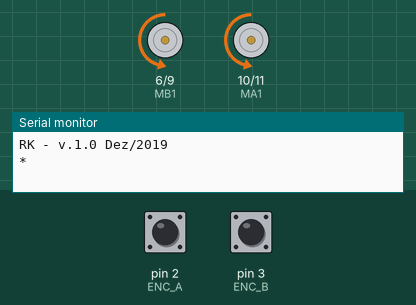
This sketch was run on a simulated Arduino Uno, built with avr-gcc and run on an emulated ATmega328P. Parts: motor-driver pin pairs drawn as motors (green arrow = first pin HIGH = forward, orange = second pin HIGH = backward, longer = more drive), the last lines printed to the serial monitor. Inputs (shaded band) come from the test bench; at power-on: pin 2 (ENC_A) HIGH, pin 3 (ENC_B) HIGH.

Above: at 1.5 s.
At 3.5 s:
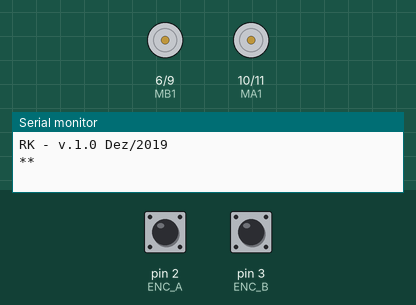
Timing chart, 0 to 5.2 s (numbered marks = the images above):
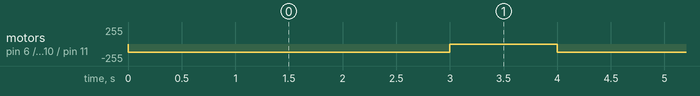

Measured:
- by itself, motor on pin 6 (MB1) / pin 9 (MB2), motor on pin 10 (MA1) / pin 11 (MA2): alternates backward 123/255 for 3.0 s and stopped for 1.0 s

The sketch:

teste_Shield_Rk_v1_MOT.ino
```cpp
/* Sketch:   teste_Shield_Rk_v1_MOT
   Objetivo: movimentar RK com comandos simples: mover(), virar()
   Por:      Prof. Cláudio
   Em:       16.12.2019 - IFG - Campus Goiânia - Datum               */

#include "Rkmotor.h"       // comandos de movimentação do Rk
#include "RKbuzledultra.h"

void setup() {
  pinMode(MA1, OUTPUT); pinMode(MA2, OUTPUT);
  pinMode(MB1, OUTPUT); pinMode(MB2, OUTPUT);
  pinMode(ENC_A, INPUT_PULLUP); pinMode(ENC_B, INPUT_PULLUP);
  attachInterrupt(digitalPinToInterrupt(ENC_A), motorA, RISING);    // interrupção gerada pelo Encoder do motor 'A'
  attachInterrupt(digitalPinToInterrupt(ENC_B), motorB, RISING);    // interrupção gerada pelo Encoder do motor 'B'
  //pararMotor('*');                                                  // desliga ambos motores
  furosA = furosB = 0;
  Serial.begin(9600);
  Serial.println("RK - v.1.0 Dez/2019\n");
}

void loop() {
  led(VERM, HIGH);
  Serial.print("*");
  avancar();
  esperar(3);
  led(VERM, LOW);
  Serial.println("*");
  /*esquerda(); esperar(1);
  direita();
  esperar(1);
  pararMotor('*');
  fim();*/
  pararMotor('*');
  esperar(1.);
}
```

RKmotor.h
```cpp
/* RKmotor.h - Arquivo cabeçalho para o roboKAW (RK)
   Procedimentos básicos do robô: mover, virar, pararMotor, ...
   22.10.2018 - Prof. Cláudio A. Fleury */

#define MA1           10              // polo 1 do Motor 'A'
#define MA2           11              // polo 2 do Motor 'A'
#define MB1           6               // polo 1 do Motor 'B'
#define MB2           9               // polo 2 do Motor 'B'
#define ENC_A         2               // pino da interrupção do Encoder 'A'
#define ENC_B         3               // pino da interrupção do Encoder 'B'
#define FPV           20              // furos do Encoder por volta
#define RAIO          2.825           // diâmetro da roda traseira: 5.65 cm
#define PRAFRENTE     1
#define PRATRAS       2
#define PRAESQ        3
#define PRADIR        4
#define BAIXA         80
#define NORMAL        130
#define ALTA          250
#define FLOAT2INT(x)  ((x)>=0?(int)((x)+0.5):(int)((x)-0.5))
#define AJUSTE_MA     0.950
#define AJUSTE_MB     0.950

/* Protótipos: */
void mover(int dist, byte vel);       // move 'dist' cm em relação ao local no instante do comando
void virar(int angulo);               // vira 'angulo' graus: ang. posit. (anti-horário) vira  p/ esq.
void pararMotor(char motor);          // desliga o motor indicado pelo parâmetro 'motor'
void fim(void);                       // laço eterno para suspender atividades do RK
void acionaMotor(int direcao, char motor, byte vel);

/* Variáveis globais */
volatile int furosA, furosB;          // furos do disco do Encoder dos motores 'A' e 'B', respectivamente
byte Dir_A, PWM_A, Dir_B, PWM_B;

/* Implementações */
void motorA() {                       // ISR para interrupção 0 (pino 2 no SEEEDUINO)
  --furosA;                           // decrementa contador de furos
}

void motorB() {                       // ISR para interrupção 1 (pino 3 no SEEEDUINO)
  --furosB;                           // decrementa contador de furos
}

void fim(void) {
  while (true);
}

void pararMotor(char motor) {
  switch (motor) {
    case 'A': digitalWrite(MA1, LOW); digitalWrite(MA2, LOW); break;
    case 'B': digitalWrite(MB1, LOW); digitalWrite(MB2, LOW); break;
    case '*': digitalWrite(MA1, LOW); digitalWrite(MA2, LOW);
              digitalWrite(MB1, LOW); digitalWrite(MB2, LOW);
  }
}

void finalizaMov(void) {
  if (furosA < -3) {
    furosA = -furosA; digitalWrite(PWM_A, LOW); analogWrite(Dir_A, NORMAL); while (furosA > 0);
    Serial.print("Furos A: ");  Serial.println(furosA, DEC);
  }
  if (furosB < -3) {
    furosB = -furosB; digitalWrite(PWM_B, LOW); analogWrite(Dir_B, NORMAL); while (furosB > 0);
    Serial.print(" Furos B: "); Serial.println(furosB, DEC);
  }
}

void acionaMotor(int dir, char motor, byte vel) {

  Dir_A = MA1; PWM_A = MA2;
  Dir_B = MB1; PWM_B = MB2;                       // padrão: PRAFRENTE
  switch (dir) {                                  // ajusta polaridade dos motores para o 'sentido' desejado
    case PRATRAS:   Dir_A = MA2; PWM_A = MA1;
                    Dir_B = MB2; PWM_B = MB1; break;
    case PRAESQ:    Dir_A = MA2; PWM_A = MA1;
                    Dir_B = MB1; PWM_B = MB2; break;
    case PRADIR:    Dir_A = MA1; PWM_A = MA2;
                    Dir_B = MB2; PWM_B = MB1;
  }
  switch (motor) {                                // liga motor(es)
    case 'A': digitalWrite(Dir_A, LOW); analogWrite(PWM_A, vel*AJUSTE_MA); while (furosA > 0); break;
    case 'B': digitalWrite(Dir_B, LOW); analogWrite(PWM_B, vel*AJUSTE_MB); while (furosB > 0); break;
    case '*': digitalWrite(Dir_A, LOW); analogWrite(PWM_A, vel*AJUSTE_MA);
              digitalWrite(Dir_B, LOW); analogWrite(PWM_B, vel*AJUSTE_MB);
              while (furosA > 0 || furosB > 0);   // aguarda até que o movimento seja finalizado
  }
  //finalizaMov();
  pararMotor(motor);
  Serial.print("Furos A: "); Serial.print(furosA, DEC); Serial.print(" Furos B: "); Serial.println(furosB, DEC);
}

void virar(int angulo) {
  /* vira 'angulo' (graus): ang. posit. vira  p/ esq. (anti-horário) */
  int dist = abs(angulo)*22/90;

  furosB = furosA = dist;
  // Serial.print("Virar::dist = "); Serial.println(dist);
  if (angulo > 0)                               // vira para esquerda (anti-horário)
    acionaMotor(PRAESQ, '*', NORMAL);
  else                                          // vira para direita (horário)
    acionaMotor(PRADIR, '*', NORMAL);
  delay(1000);
}

void mover(int dist, int vel) {
  /*  Move o RK por uma distância de 'dist' (cm) na velocidade 'vel' (BAIXA, NORMAL, RAPIDO)
     fica em espera ocupada até terminar o movimento comandado (aguarda contagem de furos do encoder)
     Diâmetro da roda: 6,65 cm
     const float circunf = 3.1415 * 6.65 = 20.9; */
  int furos = FLOAT2INT(abs(dist)*2.666*20/20.9)-20;

  if (furos < 20) furos = 21;                   // acionamento mínimo de 1 volta = 20 furos
  furosA = furosB = furos;
  Serial.print("FurosA: "); Serial.println(furosA, DEC);
  Serial.print("FurosB : "); Serial.println(furosB, DEC);
  acionaMotor((dist < 0) ? PRATRAS : PRAFRENTE,'*',vel);
  delay(1000);
}

void avancar() {
  Dir_A = MA1; PWM_A = MA2;
  Dir_B = MB1; PWM_B = MB2;                       // padrão: PRAFRENTE
  digitalWrite(Dir_A, LOW); analogWrite(PWM_A, NORMAL * AJUSTE_MA);  // motor da esquerda
  digitalWrite(Dir_B, LOW); analogWrite(PWM_B, NORMAL * AJUSTE_MB);  // motor da direita
}

void esquerda() {
  Dir_A = MA1; PWM_A = MA2;
  Dir_B = MB1; PWM_B = MB2;                       // padrão: PRAFRENTE
  digitalWrite(Dir_A, LOW); analogWrite(PWM_A, ALTA * AJUSTE_MA);   // motor da esquerda
  digitalWrite(Dir_B, LOW); analogWrite(PWM_B, BAIXA * AJUSTE_MB);  // motor da direita
}

void direita() {
  Dir_A = MA1; PWM_A = MA2;
  Dir_B = MB1; PWM_B = MB2;                       // padrão: PRAFRENTE
  digitalWrite(Dir_B, LOW); analogWrite(PWM_B, ALTA * AJUSTE_MB);   // motor da direita
  digitalWrite(Dir_A, LOW); analogWrite(PWM_A, BAIXA * AJUSTE_MA);  // motor da esquerda
}

//void desacelera() {
//  while ((furosA > 20) && (furosB > 20));     // aguarda até que falte 1 volta para diminuir a velocidade
//  if (furosA <= 20) {
//    Serial.print("FurosA: "); Serial.println(furosA);
//    analogWrite(pinoPWM_A, BAIXA);            // reduz velocidade do Motor 'A' p/ alcançar contagem precisa de furos
//    while(furosA > 0);
//    pararMotor('A');
//    Serial.print("FurosB: "); Serial.println(furosB);
//    while(furosB > 20);
//    analogWrite(pinoPWM_B, BAIXA);            // reduz velocidade do Motor 'B' p/ alcançar contagem precisa de furos
//    while(furosB > 0);
//    pararMotor('B');
//  }
//  else {
//    Serial.print("FurosB: "); Serial.println(furosB);
//    analogWrite(pinoPWM_B, BAIXA);            // reduz velocidade do Motor 'B' p/ alcançar contagem precisa de furos
//    while(furosB > 0);
//    pararMotor('B');
//    while(furosA > 20);
//    analogWrite(pinoPWM_A, BAIXA);            // reduz velocidade do Motor 'A' p/ alcançar contagem precisa de furos
//    Serial.print("FurosA: "); Serial.println(furosA);
//    while(furosA > 0);
//    pararMotor('A');
//  }
//}

/* Dados Técnicos de tração:
Tensão de alimentação dos motores:  3 ~ 6 VDC
Corrente máxima:                    120 mA
Relação da redução:                 48:1
Rotação do motor em 6 VDC:          260 rpm
Velocidade do carro a 6VDC:         90,6 cm/s (aprox. 1 m/s)
Dimensões da roda:                  6,65 x 2,6 cm
Perímetro da roda:                  20,9 cm                    */
```

Rkbuzledultra.h
```cpp
/* RKbuzledultra.h - Arquivo cabeçalho para o roboKAW (RK)
   Procedimentos básicos do robô: esperar, apitar, ...
   29.10.2018 - Prof. Cláudio A. Fleury */

#define BUZ           8               // acionamento do buzzer
#define FREQBUZ       1000            // frequência em Hz do apito do buzzer (não é piezo speaker)
#define LIGA          HIGH
#define DESLIGA       LOW
#define VERM          A5
#define VERD          A4
#define AZUL          A3
#define DIREITO       A1              // pino do sinal digital do sensor IV à esquerda do Rk
#define ESQUERDO      A0              // pino do sinal digital do sensor IV à direita do Rk
#define TRIG          5               // pino de disparo dos 8 pulsos de 40 kHz do HC-SR04
#define ECHO          4               // pino de retorno do HC-SR04
#define LIM_IV        500             // limiar de mudança de contraste (linha) da reflexão do IV na superfície
#define CLARA         true
#define ESCURA        false

/* Protótipos: */
bool infravermelho(byte sensor);      // retorna 'true' se 'sensor' IV (DIREITO ou ESQUERDO) tiver leitura maior que LIM_IV
int ultrassom(void);                  // retorna a dist. (cm) do RK ao obstáculo frontal
void esperar(float seg);              // atraso de tempo com CPU ocupada por 'seg' segundos
void apitar(float seg);               // apito em frequência FREQBUZ por 'seg' segundos
void led(byte cor,bool estado);       // liga/desliga ('estado') LED no pino 'cor'
int  chave(void);                     // retorna 'true' se a chave pushbutton estiver pressionada
int  ivEsq,                           // valor da leitura do sensor IV à esquerda
     ivDir;                           // valor da leitura do sensor IV à direita

int ultrassom(void) {
  long duracao;
  digitalWrite(TRIG, LOW);            // coloca em nível baixo o pino de disparo (trigger)
  delayMicroseconds(5);               // aguarda tempo mínimo
  digitalWrite(TRIG, HIGH);           // sobe o nível para iniciar emissão de 8 pulsos de 40 kHz
  delayMicroseconds(10);              // aguarda tempo mínimo
  digitalWrite(TRIG, LOW);            // retorna sinal para o nível baixo
  duracao = pulseIn(ECHO, HIGH);      // lê o sinal ECHO e retorna o tempo de viagem dos pulsos em us
  return duracao*0.017;               // calcula e retorna a distância em cm: d = v.t
}

void esperar(float seg) {
  delay(seg*1000);
}

void apitar(float seg) {
  digitalWrite(BUZ, HIGH);
  delay(seg*1000);
  digitalWrite(BUZ, LOW);
}

void led(byte cor,bool estado) {      // LED usado é do tipo Anodo Comum (5V)
  digitalWrite(cor, estado);
}

int chave(void) {
  return true;
}

bool infravermelho(byte sensor) {     // retorna 'true' se estiver sobre superfície clara
//  int IVDir, IVEsq;
//  IVEsq = analogRead(ESQUERDO);
//  IVDir = analogRead(DIREITO);
//  Serial.print("Esq.: "); Serial.println(IVEsq);
//  Serial.print("Dir.: "); Serial.println(IVDir);
  return analogRead(sensor) < LIM_IV;  // valor alto (1020): sensor sobre sup. escura; baixo (50): sup. clara
}
```
